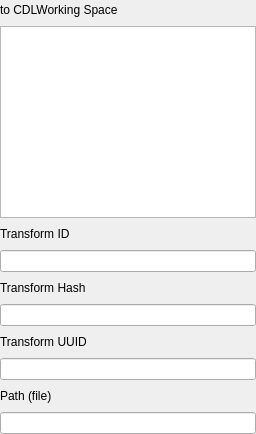
                  <widget class="QWidget" name="tab">
                   <property name="sizePolicy">
                    <sizepolicy hsizetype="Preferred" vsizetype="Preferred">
                     <horstretch>0</horstretch>
                     <verstretch>0</verstretch>
                    </sizepolicy>
                   </property>
                   <attribute name="title">
                    <string>To</string>
                   </attribute>
                   <layout class="QVBoxLayout" name="verticalLayout_31">
                    <property name="leftMargin">
                     <number>0</number>
                    </property>
                    <property name="topMargin">
                     <number>0</number>
                    </property>
                    <property name="rightMargin">
                     <number>0</number>
                    </property>
                    <property name="bottomMargin">
                     <number>0</number>
                    </property>
                    <item>
                     <layout class="QHBoxLayout" name="horizontalLayout_127">
                      <item>
                       <widget class="QLabel" name="label_166">
                        <property name="text">
                         <string>to CDLWorking Space</string>
                        </property>
                       </widget>
                      </item>
                      <item>
                       <spacer name="horizontalSpacer_120">
                        <property name="orientation">
                         <enum>Qt::Horizontal</enum>
                        </property>
                        <property name="sizeHint" stdset="0">
                         <size>
                          <width>40</width>
                          <height>20</height>
                         </size>
                        </property>
                       </spacer>
                      </item>
                     </layout>
                    </item>
                    <item>
                     <widget class="QTextEdit" name="cdlWorkingSpace_toCdlWorkingSpace_description_textEdit">
                      <property name="sizePolicy">
                       <sizepolicy hsizetype="Expanding" vsizetype="Minimum">
                        <horstretch>0</horstretch>
                        <verstretch>0</verstretch>
                       </sizepolicy>
                      </property>
                      <property name="minimumSize">
                       <size>
                        <width>0</width>
                        <height>40</height>
                       </size>
                      </property>
                     </widget>
                    </item>
                    <item>
                     <layout class="QHBoxLayout" name="horizontalLayout_128">
                      <item>
                       <widget class="QLabel" name="label_167">
                        <property name="text">
                         <string>Transform ID</string>
                        </property>
                       </widget>
                      </item>
                      <item>
                       <spacer name="horizontalSpacer_121">
                        <property name="orientation">
                         <enum>Qt::Horizontal</enum>
                        </property>
                        <property name="sizeHint" stdset="0">
                         <size>
                          <width>40</width>
                          <height>20</height>
                         </size>
                        </property>
                       </spacer>
                      </item>
                     </layout>
                    </item>
                    <item>
                     <widget class="QLineEdit" name="cdlWorkingSpace_toCdlWorkingSpace_transformId_lineEdit"/>
                    </item>
                    <item>
                     <layout class="QHBoxLayout" name="horizontalLayout_129">
                      <item>
                       <widget class="QLabel" name="label_168">
                        <property name="text">
                         <string>Transform Hash</string>
                        </property>
                       </widget>
                      </item>
                      <item>
                       <spacer name="horizontalSpacer_122">
                        <property name="orientation">
                         <enum>Qt::Horizontal</enum>
                        </property>
                        <property name="sizeHint" stdset="0">
                         <size>
                          <width>40</width>
                          <height>20</height>
                         </size>
                        </property>
                       </spacer>
                      </item>
                     </layout>
                    </item>
                    <item>
                     <widget class="QLineEdit" name="cdlWorkingSpace_toCdlWorkingSpace_hash_lineEdit"/>
                    </item>
                    <item>
                     <layout class="QHBoxLayout" name="horizontalLayout_130">
                      <item>
                       <widget class="QLabel" name="label_169">
                        <property name="text">
                         <string>Transform UUID</string>
                        </property>
                       </widget>
                      </item>
                      <item>
                       <spacer name="horizontalSpacer_123">
                        <property name="orientation">
                         <enum>Qt::Horizontal</enum>
                        </property>
                        <property name="sizeHint" stdset="0">
                         <size>
                          <width>40</width>
                          <height>20</height>
                         </size>
                        </property>
                       </spacer>
                      </item>
                     </layout>
                    </item>
                    <item>
                     <widget class="QLineEdit" name="cdlWorkingSpace_toCdlWorkingSpace_uuid_lineEdit"/>
                    </item>
                    <item>
                     <layout class="QHBoxLayout" name="horizontalLayout_157">
                      <item>
                       <widget class="QLabel" name="label_196">
                        <property name="text">
                         <string>Path (file)</string>
                        </property>
                       </widget>
                      </item>
                      <item>
                       <spacer name="horizontalSpacer_150">
                        <property name="orientation">
                         <enum>Qt::Horizontal</enum>
                        </property>
                        <property name="sizeHint" stdset="0">
                         <size>
                          <width>40</width>
                          <height>20</height>
                         </size>
                        </property>
                       </spacer>
                      </item>
                     </layout>
                    </item>
                    <item>
                     <widget class="QLineEdit" name="cdlWorkingSpace_toCdlWorkingSpace_file_lineEdit"/>
                    </item>
                   </layout>
                  </widget>
